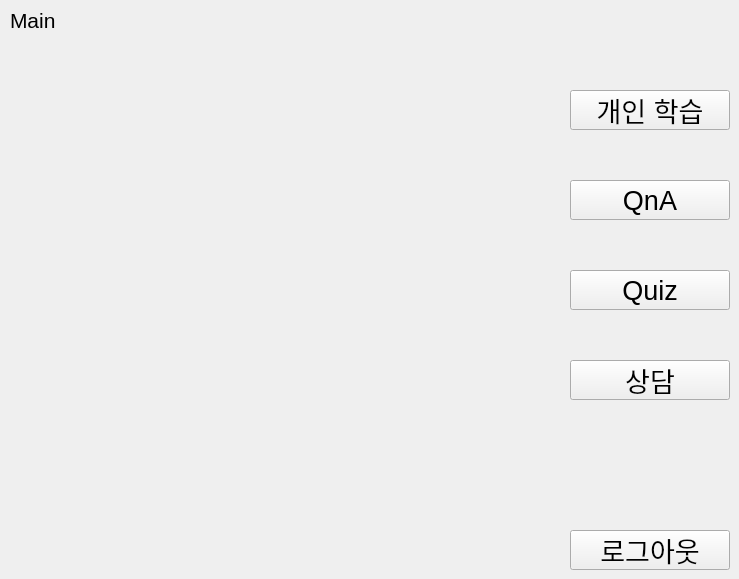
   <widget class="QWidget" name="mainPage">
    <widget class="QLabel" name="label">
     <property name="geometry">
      <rect>
       <x>10</x>
       <y>0</y>
       <width>80</width>
       <height>40</height>
      </rect>
     </property>
     <property name="font">
      <font>
       <pointsize>16</pointsize>
      </font>
     </property>
     <property name="text">
      <string>Main</string>
     </property>
    </widget>
    <widget class="QPushButton" name="goQnA">
     <property name="geometry">
      <rect>
       <x>570</x>
       <y>180</y>
       <width>160</width>
       <height>40</height>
      </rect>
     </property>
     <property name="font">
      <font>
       <pointsize>20</pointsize>
      </font>
     </property>
     <property name="text">
      <string>QnA</string>
     </property>
    </widget>
    <widget class="QPushButton" name="goQuiz">
     <property name="geometry">
      <rect>
       <x>570</x>
       <y>270</y>
       <width>160</width>
       <height>40</height>
      </rect>
     </property>
     <property name="font">
      <font>
       <pointsize>20</pointsize>
      </font>
     </property>
     <property name="text">
      <string>Quiz</string>
     </property>
    </widget>
    <widget class="QPushButton" name="goConsulting">
     <property name="geometry">
      <rect>
       <x>570</x>
       <y>360</y>
       <width>160</width>
       <height>40</height>
      </rect>
     </property>
     <property name="font">
      <font>
       <pointsize>20</pointsize>
      </font>
     </property>
     <property name="text">
      <string>상담</string>
     </property>
    </widget>
    <widget class="QPushButton" name="goStudy">
     <property name="geometry">
      <rect>
       <x>570</x>
       <y>90</y>
       <width>160</width>
       <height>40</height>
      </rect>
     </property>
     <property name="font">
      <font>
       <pointsize>20</pointsize>
      </font>
     </property>
     <property name="text">
      <string>개인 학습</string>
     </property>
    </widget>
    <widget class="QPushButton" name="logOut">
     <property name="geometry">
      <rect>
       <x>570</x>
       <y>530</y>
       <width>160</width>
       <height>40</height>
      </rect>
     </property>
     <property name="font">
      <font>
       <pointsize>20</pointsize>
      </font>
     </property>
     <property name="text">
      <string>로그아웃</string>
     </property>
    </widget>
   </widget>
